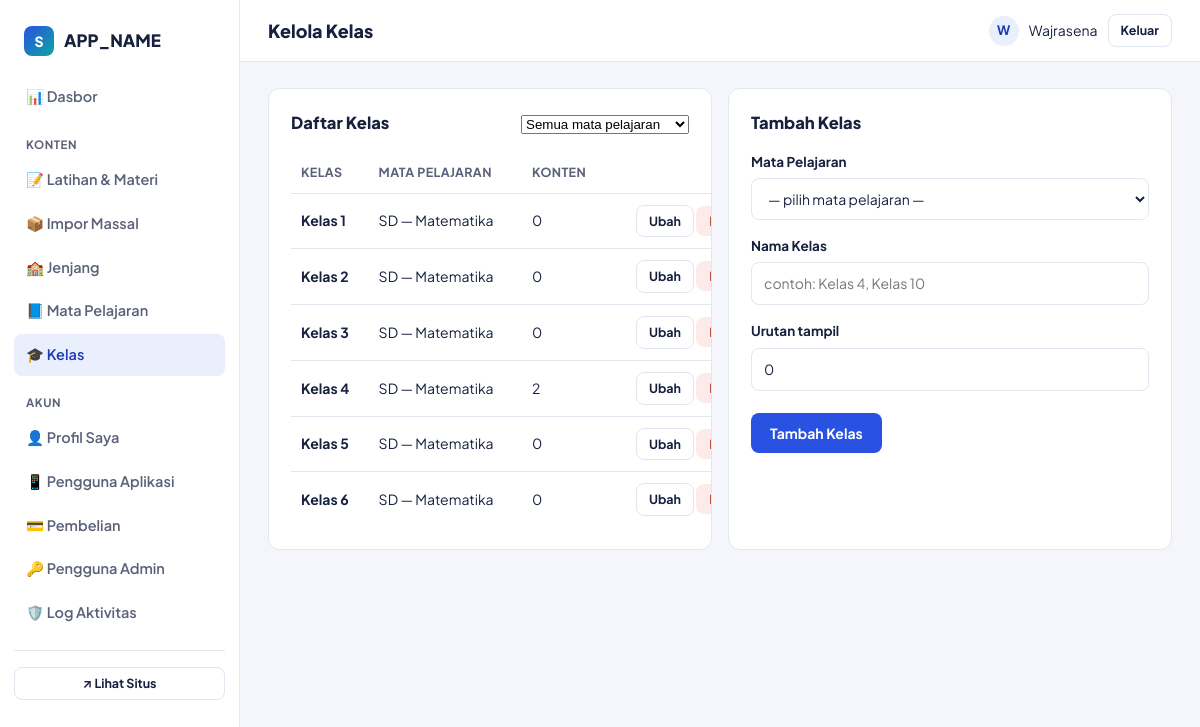
The app's page /admin/kelas.php (signed in) with its own data.
### tables this page shows
CREATE TABLE IF NOT EXISTS kelas (
    id          INT UNSIGNED AUTO_INCREMENT PRIMARY KEY,
    mapel_id    INT UNSIGNED NOT NULL,
    nama        VARCHAR(60)  NOT NULL,
    slug        VARCHAR(60)  NOT NULL,
    urutan      INT UNSIGNED NOT NULL DEFAULT 0,
    created_at  DATETIME NOT NULL DEFAULT CURRENT_TIMESTAMP,
    UNIQUE KEY uq_kelas_slug (mapel_id, slug),
    CONSTRAINT fk_kelas_mapel FOREIGN KEY (mapel_id) REFERENCES mapel(id) ON DELETE CASCADE
);

CREATE TABLE IF NOT EXISTS jenjang (
    id          INT UNSIGNED AUTO_INCREMENT PRIMARY KEY,
    nama        VARCHAR(60)  NOT NULL,
    slug        VARCHAR(60)  NOT NULL UNIQUE,
    deskripsi   VARCHAR(255) NULL,
    urutan      INT UNSIGNED NOT NULL DEFAULT 0,
    created_at  DATETIME NOT NULL DEFAULT CURRENT_TIMESTAMP
);

CREATE TABLE IF NOT EXISTS mapel (
    id          INT UNSIGNED AUTO_INCREMENT PRIMARY KEY,
    jenjang_id  INT UNSIGNED NOT NULL,
    nama        VARCHAR(100) NOT NULL,
    slug        VARCHAR(100) NOT NULL,
    emoji       VARCHAR(10)  NULL DEFAULT '📘',
    urutan      INT UNSIGNED NOT NULL DEFAULT 0,
    created_at  DATETIME NOT NULL DEFAULT CURRENT_TIMESTAMP,
    UNIQUE KEY uq_mapel_slug (jenjang_id, slug),
    CONSTRAINT fk_mapel_jenjang FOREIGN KEY (jenjang_id) REFERENCES jenjang(id) ON DELETE CASCADE
);

### includes/functions.php (called while the page is built, shortened)
<?php
require_once __DIR__ . '/db.php';
function h(?string $value): string
{
    return htmlspecialchars($value ?? '', ENT_QUOTES, 'UTF-8');
}
function url_publik(string $path = ''): string
{
    return rtrim(APP_URL, '/') . '/' . ltrim($path, '/');
}

### includes/db.php (called while the page is built, shortened)
<?php
function db(): PDO
{
    static $pdo = null;
    if ($pdo === null) {
        $dsn = 'mysql:host=' . DB_HOST . ';dbname=' . DB_NAME . ';charset=' . DB_CHARSET;
        $options = [
            PDO::ATTR_ERRMODE            => PDO::ERRMODE_EXCEPTION,
            PDO::ATTR_DEFAULT_FETCH_MODE => PDO::FETCH_ASSOC,
            PDO::ATTR_EMULATE_PREPARES   => false,
        ];
        try {
            $pdo = new PDO($dsn, DB_USER, DB_PASS, $options);
        } catch (PDOException $e) {
            error_log('Koneksi database gagal: ' . $e->getMessage());
            http_response_code(500);
            if (APP_ENV === 'production') {
                die('Situs sedang mengalami gangguan. Silakan coba beberapa saat lagi.');
            }
            die('Koneksi database gagal: ' . $e->getMessage());
        }
    }
    return $pdo;
}

### includes/auth.php (called while the page is built, shortened)
<?php
require_once __DIR__ . '/functions.php';
function admin_saat_ini(): ?array
{
    static $cache = null;
    if ($cache === null) {
        $stmt = db()->prepare('SELECT id, username, nama, peran, aktif FROM admin_users WHERE id = :id');
        $stmt->execute(['id' => $_SESSION['admin_id']]);
        $cache = $stmt->fetch() ?: null;
    }
    return $cache;
}

### admin/includes/bootstrap.php (called while the page is built, shortened)
<?php
require_once __DIR__ . '/../../includes/functions.php';
require_once __DIR__ . '/../../includes/auth.php';
$admin = admin_saat_ini();

### admin/kelas.php (the view, shortened to what this page needs)
<?php
require_once __DIR__ . '/includes/bootstrap.php';
$pdo = db();
$dataEdit = null;
$mapelList = $pdo->query(
    "SELECT m.*, j.nama AS jenjang_nama FROM mapel m JOIN jenjang j ON j.id = m.jenjang_id ORDER BY j.urutan, m.urutan, m.nama"
)->fetchAll();
$sql = "SELECT k.*, m.nama AS mapel_nama, j.nama AS jenjang_nama,
               (SELECT COUNT(*) FROM topik t WHERE t.kelas_id = k.id) AS jumlah_topik
        FROM kelas k JOIN mapel m ON m.id = k.mapel_id JOIN jenjang j ON j.id = m.jenjang_id";
$params = [];
$sql .= ' ORDER BY j.urutan, m.urutan, k.urutan, k.nama';
$stmt = $pdo->prepare($sql);
$stmt->execute($params);
$daftarKelas = $stmt->fetchAll();
$judul_admin = 'Kelola Kelas';
$menuAktif = 'kelas';
require __DIR__ . '/includes/admin_header.php';
?>
<div class="form-2col">
    <div class="panel">
        <div class="panel-head">
            <h2>Daftar Kelas</h2>
            <form method="get" style="margin:0;">
                <select name="mapel_id" onchange="this.form.submit()">
                    <option value="0">Semua mata pelajaran</option>
                </select>
            </form>
        </div>
        <?php if ($daftarKelas): ?>
        <table class="tabel">
            <thead><tr><th>Kelas</th><th>Mata Pelajaran</th><th>Konten</th><th></th></tr></thead>
            <tbody>
            <?php foreach ($daftarKelas as $k): ?>
                <tr>
                    <td><strong><?= h($k['nama']) ?></strong></td>
                    <td><?= h($k['jenjang_nama']) ?> — <?= h($k['mapel_nama']) ?></td>
                    <td><?= (int)$k['jumlah_topik'] ?></td>
                    <td class="aksi">
                        <a href="?edit=<?= (int)$k['id'] ?>" class="btn btn-outline btn-sm">Ubah</a>
                        <form method="post" style="display:inline;" onsubmit="return confirm('Hapus kelas &quot;<?= h(addslashes($k['nama'])) ?>&quot;? Semua konten di dalamnya juga akan terhapus.');">
                            <button type="submit" class="btn btn-danger btn-sm">Hapus</button>
                        </form>
                    </td>
                </tr>
            <?php endforeach; ?>
            </tbody>
        </table>
        <?php else: ?>
            <p class="kosong-admin">Belum ada kelas.</p>
        <?php endif; ?>
    </div>
    <div class="panel">
        <div class="panel-head"><h2><?= $dataEdit ? 'Ubah Kelas' : 'Tambah Kelas' ?></h2></div>
        <?php if (!$mapelList): ?>
            <p class="kosong-admin">Tambahkan mata pelajaran terlebih dahulu sebelum membuat kelas.</p>
        <?php else: ?>
        <form method="post" class="form-grid">
            <div class="form-row">
                <label for="mapel_id">Mata Pelajaran</label>
                <select id="mapel_id" name="mapel_id" required>
                    <option value="">— pilih mata pelajaran —</option>
                </select>
            </div>
            <div class="form-row">
                <label for="nama">Nama Kelas</label>
                <input type="text" id="nama" name="nama" required placeholder="contoh: Kelas 4, Kelas 10"
                       value="<?= h($dataEdit['nama'] ?? '') ?>">
            </div>
            <div class="form-row">
                <label for="urutan">Urutan tampil</label>
                <input type="number" id="urutan" name="urutan" value="<?= (int)($dataEdit['urutan'] ?? 0) ?>">
            </div>
            <div class="form-actions">
                <button type="submit" class="btn btn-primary"><?= $dataEdit ? 'Simpan Perubahan' : 'Tambah Kelas' ?></button>
            </div>
        </form>
        <?php endif; ?>
    </div>
</div>
<?php require __DIR__ . '/includes/admin_footer.php'; ?>

### admin/includes/admin_header.php (shortened to what this page needs)
<?php
$judul_admin = $judul_admin ?? 'Dasbor';
$menuAktif = $menuAktif ?? '';
?>
<!DOCTYPE html>
<html lang="id">
<head>
<link rel="stylesheet" href="<?= h(url_publik('assets/css/admin.css')) ?>">
</head>
<body>
<div class="admin-shell">
    <aside class="sidebar">
        <div class="brand">
            <span class="mark">S</span>
            <span><?= h(APP_NAME) ?></span>
        </div>
        <nav>
            <a href="index.php" class="<?= $menuAktif === 'dasbor' ? 'aktif' : '' ?>">📊 Dasbor</a>
            <div class="grup-label">Konten</div>
            <a href="topik.php" class="<?= $menuAktif === 'topik' ? 'aktif' : '' ?>">📝 Latihan &amp; Materi</a>
            <a href="impor_massal.php" class="<?= $menuAktif === 'impor' ? 'aktif' : '' ?>">📦 Impor Massal</a>
            <a href="jenjang.php" class="<?= $menuAktif === 'jenjang' ? 'aktif' : '' ?>">🏫 Jenjang</a>
            <a href="mapel.php" class="<?= $menuAktif === 'mapel' ? 'aktif' : '' ?>">📘 Mata Pelajaran</a>
            <a href="kelas.php" class="<?= $menuAktif === 'kelas' ? 'aktif' : '' ?>">🎓 Kelas</a>
            <div class="grup-label">Akun</div>
            <a href="profil.php" class="<?= $menuAktif === 'profil' ? 'aktif' : '' ?>">👤 Profil Saya</a>
            <a href="pengguna_app.php" class="<?= $menuAktif === 'pengguna_app' ? 'aktif' : '' ?>">📱 Pengguna Aplikasi</a>
            <a href="pembelian.php" class="<?= $menuAktif === 'pembelian' ? 'aktif' : '' ?>">💳 Pembelian</a>
            <?php if ($admin['peran'] === 'super_admin'): ?>
            <a href="users.php" class="<?= $menuAktif === 'users' ? 'aktif' : '' ?>">🔑 Pengguna Admin</a>
            <a href="log.php" class="<?= $menuAktif === 'log' ? 'aktif' : '' ?>">🛡️ Log Aktivitas</a>
            <?php endif; ?>
        </nav>
        <div class="lihat-situs">
            <a href="<?= h(url_publik('index.php')) ?>" target="_blank" class="btn btn-outline btn-sm" style="width:100%;">↗ Lihat Situs</a>
        </div>
    </aside>
    <div class="admin-main">
        <div class="admin-topbar">
            <h1><?= h($judul_admin) ?></h1>
            <div class="admin-user">
                <div class="avatar"><?= h(strtoupper(substr($admin['nama'], 0, 1))) ?></div>
                <span><?= h($admin['nama']) ?></span>
                <a href="logout.php" class="btn btn-outline btn-sm">Keluar</a>
            </div>
        </div>
        <div class="admin-content">

### records on screen
kelas: nama "Kelas 1", jenjang.nama "SD", mapel.nama "Matematika", jumlah_topik "0"
kelas: nama "Kelas 2", jenjang.nama "SD", mapel.nama "Matematika", jumlah_topik "0"
kelas: nama "Kelas 3", jenjang.nama "SD", mapel.nama "Matematika", jumlah_topik "0"
kelas: nama "Kelas 4", jenjang.nama "SD", mapel.nama "Matematika", jumlah_topik "2"
kelas: nama "Kelas 5", jenjang.nama "SD", mapel.nama "Matematika", jumlah_topik "0"
kelas: nama "Kelas 6", jenjang.nama "SD", mapel.nama "Matematika", jumlah_topik "0"

### other values on screen
APP_NAME "APP_NAME"
$judul_admin "Kelola Kelas"
substr($admin['nama'], 0, 1) "W"
$admin['nama'] "Wajrasena"
